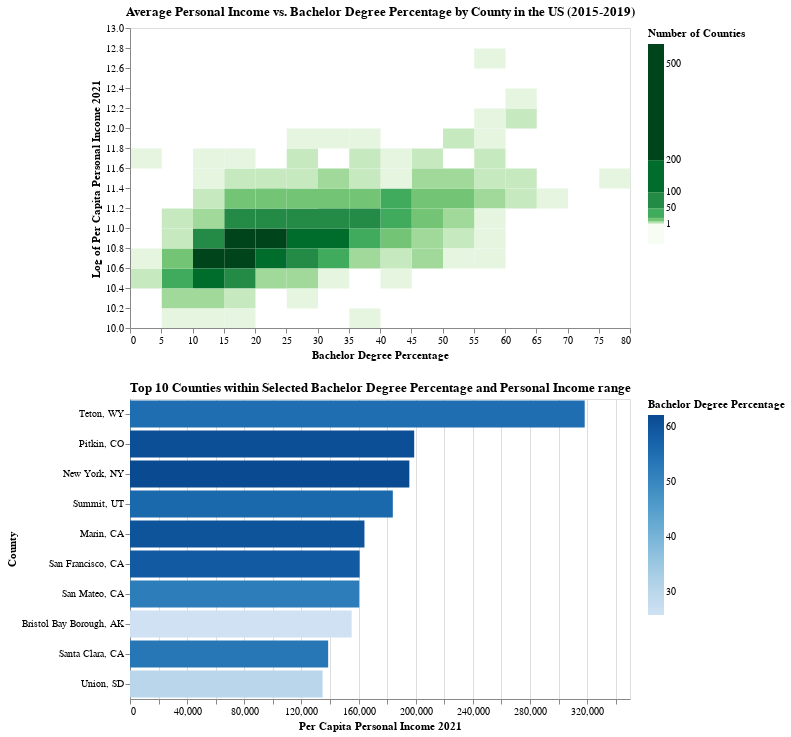

Notebook source saved alongside this figure:
### Code cell
chart

### Figure 1 — Vega-Lite specification as saved in the notebook (floating-point values rounded to 4 significant figures; data arrays with more than 128 entries replaced by an {"elided": "..."} marker saying what was removed)
{"config": {"view": {"continuousWidth": 300, "continuousHeight": 300}}, "vconcat": [{"mark": {"type": "rect"}, "encoding": {"color": {"aggregate": "count", "legend": {"title": "Number of Counties"}, "scale": {"domain": [1, 2, 5, 10, 20, 50, 100, 200, 500], "range": ["#f7fcf5", "#e5f5e0", "#c7e9c0", "#a1d99b", "#74c476", "#41ab5d", "#238b45", "#006d2c", "#00441b"], "type": "threshold"}, "type": "quantitative"}, "x": {"bin": {"maxbins": 20}, "field": "bachelor_degree_percentage_2015_2019", "title": "Bachelor Degree Percentage", "type": "quantitative"}, "y": {"bin": {"maxbins": 20}, "field": "log_income", "title": "Log of Per Capita Personal Income 2021", "type": "quantitative"}}, "height": 300, "name": "view_1", "title": "Average Personal Income vs. Bachelor Degree Percentage by County in the US (2015-2019)", "width": 500}, {"mark": {"type": "bar"}, "encoding": {"color": {"field": "bachelor_degree_percentage_2015_2019", "legend": {"title": "Bachelor Degree Percentage"}, "scale": {"scheme": "blues"}, "type": "quantitative"}, "tooltip": [{"field": "county", "type": "nominal"}, {"field": "per_capita_personal_income_2021", "type": "quantitative"}, {"field": "bachelor_degree_percentage_2015_2019", "type": "quantitative"}], "x": {"field": "per_capita_personal_income_2021", "title": "Per Capita Personal Income 2021", "type": "quantitative"}, "y": {"field": "county", "sort": "-x", "title": "County", "type": "nominal"}}, "height": 300, "title": "Top 10 Counties within Selected Bachelor Degree Percentage and Personal Income range", "transform": [{"filter": {"param": "param_1"}}, {"window": [{"op": "rank", "field": "per_capita_personal_income_2021", "as": "rank"}], "sort": [{"field": "per_capita_personal_income_2021", "order": "descending"}]}, {"filter": "(datum.rank <= 10)"}], "width": 500}], "data": {"name": "data-fbf046847c8018ecd3c5cf47c9d1b337"}, "params": [{"name": "param_1", "select": {"type": "interval"}, "views": ["view_1"]}], "$schema": "https://vega.github.io/schema/vega-lite/v5.16.3.json", "datasets": {"data-fbf046847c8018ecd3c5cf47c9d1b337": {"elided": "3006 records"}}}
